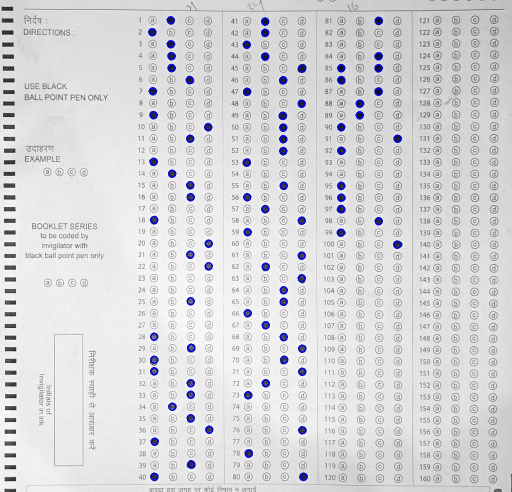
#> input picture omr_final_self/marked_image.jpg, 1024 x 984 px, given in place of crop_to_questions.png, which was not available (shown at 1/2 size)
$ python circles_in_a_line_working.py
#> lines starting #> are read from the running program, lines starting #| are printed output that depends on the picture; after the words box and inside, x2 and y2 are one past the last pixel; in counts of white or black regions, pixels touching at a corner belong together; pictures that were not available may be replaced by others from this repository, and a replacement may not be noted
import collections

import cv2
import numpy as np
from sklearn.cluster import KMeans, AgglomerativeClustering
from scipy.spatial.distance import cdist
# Load the image
# image_path = "question_bubbles.jpg"
image_path = "./final_code/debug/crop_to_questions.png"
image = cv2.imread(image_path, cv2.IMREAD_COLOR)
#> image is the input picture: shape (984, 1024, 3); mean B, G, R 217.5, 215, 215


def cluster_circles(image):

    # Convert to grayscale
    # Convert to grayscale
    gray = cv2.cvtColor(image, cv2.COLOR_BGR2GRAY)
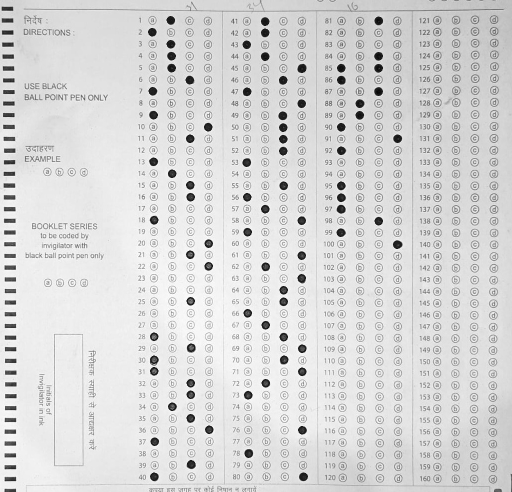
#> gray: shape (984, 1024) (shown at 1/2 size); min 2, max 255, mean 215.3

    # Detect circles using HoughCircles
    circles = cv2.HoughCircles(
        gray,
        cv2.HOUGH_GRADIENT,
        dp=1.2,
        minDist=10,
        param1=50,
        param2=22,
        minRadius=5,
        maxRadius=10
    )
#> circles = 643 rows, first 8: [606.6, 953.4, 8.84], [719.4, 534.6, 8.84], [795, 652.2, 8.72], [529.8, 42.6, 8.48], [719.4, 371.4, 8.96], [911.4, 371.4, 8.96], [911.4, 535.8, 8.96], [343.8, 370.2, 8.72]

    # Process detected circles
    if circles is not None:
        circles = np.uint16(np.around(circles))
#> circles = 643 rows, first 8: [607, 953, 9], [719, 535, 9], [795, 652, 9], [530, 43, 8], [719, 371, 9], [911, 371, 9], [911, 536, 9], [344, 370, 9]
        circle_centers = circles[0, :, :2]  # Extract (x, y) coordinates
#> circle_centers = 643 pairs, first value 94 to 989, second value 39 to 958

        # Use only the X-coordinates for clustering into 4 vertical sections
        x_values = circle_centers[:, 0].reshape(-1, 1)
#> x_values = 643 values, max 989 at index 345, min 94 at index 269, mean 635.8

        # Apply K-Means clustering with 4 vertical groups
        kmeans = KMeans(n_clusters=4, random_state=42, n_init=10)
        labels = kmeans.fit_predict(x_values)
#> labels = 643 values, max 3 at index 7, min 0 at index 5, mean 1.51
        cluster_centers = kmeans.cluster_centers_

        # Calculate distances of each point to its cluster center
        distances = cdist(x_values, cluster_centers)
#> distances = 643 rows, first 6: [322.7, 58.52, 130.9, 262.1], [210.7, 170.5, 18.85, 374.1], [134.7, 246.5, 57.15, 450.1], [399.7, 18.48, 207.9, 185.1], [210.7, 170.5, 18.85, 374.1], [18.67, 362.5, 173.1, 566.1]

        # Find the minimum distance for each point (i.e., its cluster assignment)
        min_distances = np.min(distances, axis=1)
#> min_distances = 643 values, max 250.9 at index 269, min 0.15 at index 226, mean 40.26

        # Use the Interquartile Range (IQR) method to filter out outliers
        Q1 = np.percentile(min_distances, 25)
#> Q1 = 18.67
        Q3 = np.percentile(min_distances, 75)
#> Q3 = 55.67
        IQR = Q3 - Q1
#> IQR = 37
        threshold = Q3 + 0.6 * IQR  # Remove points that are too far (increase 1.5 to ignore more)
#> threshold = 77.87

        # Keep only the circles that are within the threshold distance
        filtered_indices = np.where(min_distances <= threshold)[0]
#> filtered_indices = 630 values from 0 to 639
        filtered_circles = circles[0][filtered_indices]
#> filtered_circles = 630 rows, first 8: [607, 953, 9], [719, 535, 9], [795, 652, 9], [530, 43, 8], [719, 371, 9], [911, 371, 9], [911, 536, 9], [344, 370, 9]
        filtered_labels = labels[filtered_indices]
#> filtered_labels = 630 values, max 3 at index 7, min 0 at index 5, mean 1.49

        # Assign colors to different clusters
        colors = [(255, 0, 0), (0, 255, 0), (0, 0, 255), (255, 255, 0)]  # Red, Green, Blue, Yellow

        label_map = collections.defaultdict(list)

        # Draw only filtered circles
        for i, (x, y, r) in enumerate(filtered_circles):
            print(filtered_circles[i], filtered_labels[i])
            label_map[filtered_labels[i]].append(filtered_circles[i])
            cluster_idx = filtered_labels[i]
            cv2.circle(image, (x, y), r, colors[cluster_idx], 2)  # Circle outline
            cv2.circle(image, (x, y), 2, colors[cluster_idx], 3)  # Center point
#> this loop made 630 passes
#> (x, y, r, cluster_idx) on passes 1 to 3: (607, 953, 9, 1), (719, 535, 9, 2), (795, 652, 9, 2)
#| [607 953   9] 1
#| [719 535   9] 2
#| [795 652   9] 2
#| [530  43   8] 1
#| [719 371   9] 2
#| [911 371   9] 0
#| [911 536   9] 0
#| [344 370   9] 3
#> (further printed lines are left out)
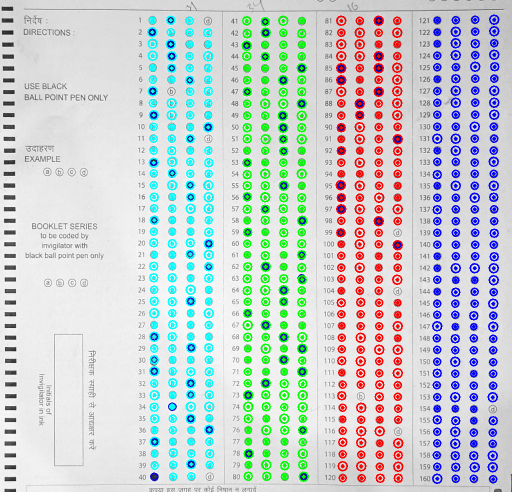
#> image: shape (984, 1024, 3) (shown at 1/2 size); 11.39% of pixels changed, all inside (x1, y1, x2, y2) = (294, 29, 999, 968)


        print(dict(label_map))

        # Save final labeled output
        output_path = "cluster.png"
        cv2.imwrite(output_path, image)
        print(f"Processed image saved at: {output_path}")

        return label_map

    return {}


cluster_map = cluster_circles(image)
#> cluster_map = 4 items

circles = cluster_map[0]
#> circles = 159 items, first 6: [911, 371, 9], [911, 536, 9], [910, 794, 9], [911, 277, 9], [874, 277, 9], [874, 957, 9]


# Step 1: Sort circles by y-coordinate
sorted_circles = sorted(circles, key=lambda c: c[1])
#> sorted_circles = 159 items, first 6: [988, 39, 9], [950, 39, 7], [874, 40, 6], [911, 40, 7], [988, 62, 9], [911, 63, 9]

# Step 2: Group circles into rows based on median y-values
rows = []
current_row = [sorted_circles[0]]
#> current_row = [[988, 39, 9]]

for circle in sorted_circles[1:]:
    current_median_y = np.median([c[1] for c in current_row])  # Median y-value of the row
    if abs(current_median_y - circle[1]) < 10:  # Adjust threshold if needed
        current_row.append(circle)
    else:
        rows.append(current_row)
        current_row = [circle]
#> this loop made 158 passes
#> (current_median_y, current_row) on passes 4, 8, 12, 16, 20, 24, 28, 32, 36, 40, 44, 48: (39.5, [[988, 62, 9]]), (63, [[988, 86, 7]]), (86.5, [[988, 109, 9]]), (110, [[950, 133, 9]]), (133.5, [[950, 157, 7]]), (157, [[988, 181, 9]]), (181, [[988, 205, 9]]), (205, [[988, 229, 9]]), (229, [[949, 253, 9]]), (253, [[911, 277, 9]]), (277, [[911, 301, 9]]), (301, [[987, 323, 9]])
#> (circle, current_median_y) on passes 1, 2, 3, 5, 6, 7: ([950, 39, 7], 39), ([874, 40, 6], 39), ([911, 40, 7], 39), ([911, 63, 9], 62), ([950, 63, 7], 62.5), ([874, 64, 6], 63)
#> after the loop, rows = 39 items

if current_row:
    rows.append(current_row)  # Add last row

# Step 3: Sort each row by x-coordinate
for row in rows:
    row.sort(key=lambda c: c[0])
#> this loop made 40 passes

# Step 4: Assign labels (A, B, C, D)
labels = ['A', 'B', 'C', 'D']
labeled_circles = []
for row in rows:
    for i, circle in enumerate(row):
        labeled_circles.append((*circle, labels[i]))
#> this loop made 40 passes
#> row on passes 1 to 11: [[874, 40, 6], [911, 40, 7], [950, 39, 7], [988, 39, 9]], [[874, 64, 6], [911, 63, 9], [950, 63, 7], [988, 62, 9]], [[874, 87, 6], [911, 86, 9], [950, 87, 8], [988, 86, 7]], [[874, 111, 7], [911, 110, 9], [950, 110, 7], [988, 109, 9]], [[874, 134, 7], [911, 134, 7], [950, 133, 9], [989, 133, 8]], [[874, 158, 6], [911, 157, 8], [950, 157, 7], [988, 157, 7]], [[874, 182, 7], [911, 181, 9], [950, 181, 7], [988, 181, 9]], [[874, 205, 7], [911, 205, 9], [950, 205, 7], [988, 205, 9]], [[874, 229, 7], [911, 229, 7], [950, 229, 7], [988, 229, 9]], [[874, 253, 7], [911, 253, 7], [949, 253, 9], [987, 253, 7]], [[874, 277, 9], [911, 277, 9], [949, 277, 7], [988, 277, 7]]
#> after the loop, labeled_circles = 159 items, first 6: (874, 40, 6, 'A'), (911, 40, 7, 'B'), (950, 39, 7, 'C'), (988, 39, 9, 'D'), (874, 64, 6, 'A'), (911, 63, 9, 'B')

    # c += 1

image_path = "question_bubbles.jpg"
image = cv2.imread(image_path, cv2.IMREAD_COLOR)
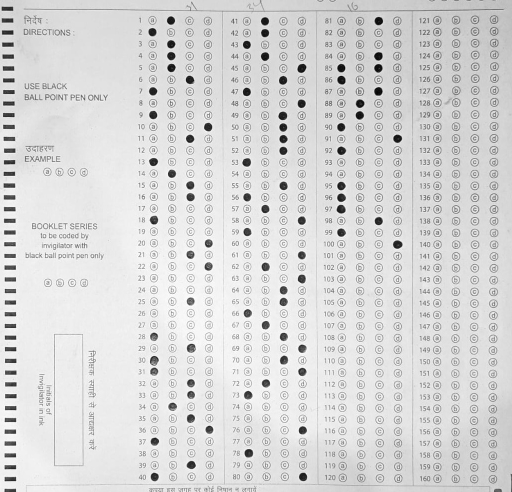
#> input picture omr_final_self/question_bubbles.jpg, 1024 x 984 px (shown at 1/2 size)
#> image is the input picture: shape (984, 1024, 3); min 0, max 255, mean 215.8
# Step 6: Draw circles and labels
for x, y, r, label in labeled_circles:
    cv2.circle(image, (x, y), r, (255, 0, 0), 2)  # Blue circle
    cv2.putText(image, label, (x - 10, y + 10), cv2.FONT_HERSHEY_SIMPLEX, 1, (0, 0, 255), 2)  # Red label
#> this loop made 159 passes
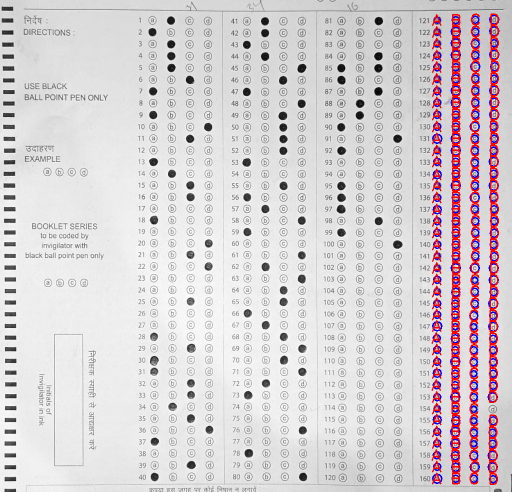
#> image: shape (984, 1024, 3) (shown at 1/2 size); 4.06% of pixels changed, all inside (x1, y1, x2, y2) = (863, 27, 999, 970)

# Step 7: Save the image
cv2.imwrite("labeled_circles.png", image)
print("Image saved as 'labeled_circles.png'")

# Step 8: Output labeled array
labeled_array = np.array(labeled_circles, dtype=object)
print(labeled_array)


# [46 lines of commented-out code are left out]
